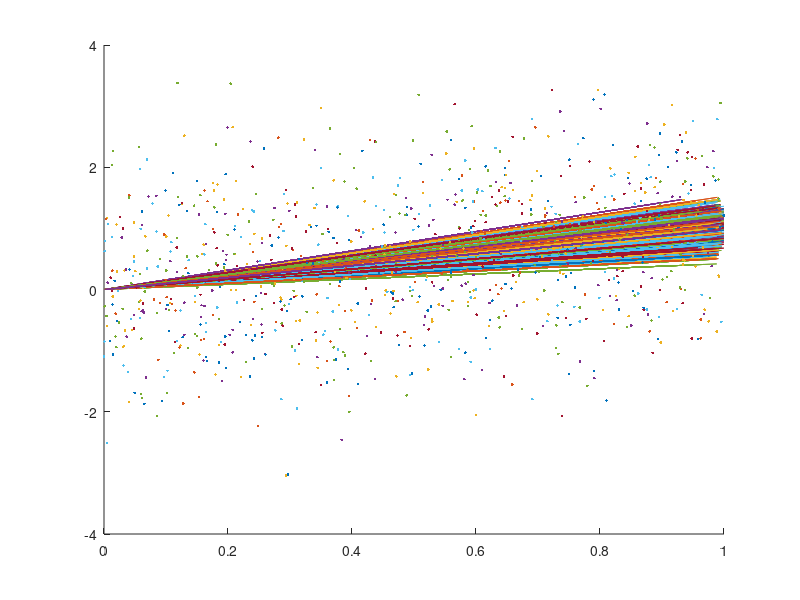

MATLAB code to generate this figure:
clear all; close all; clc;

x = rand(1, 1000); 
y = x + randn(1, 1000);

figure
hold on; 

for i = 1:1000

sample_is = sort(randi(1000, 100, 1));

theta = x(sample_is)' \ y(sample_is)'

y_fit = x(sample_is)' * theta

plot(x(sample_is), y_fit)
plot(x(sample_is),y(sample_is), ".")

end